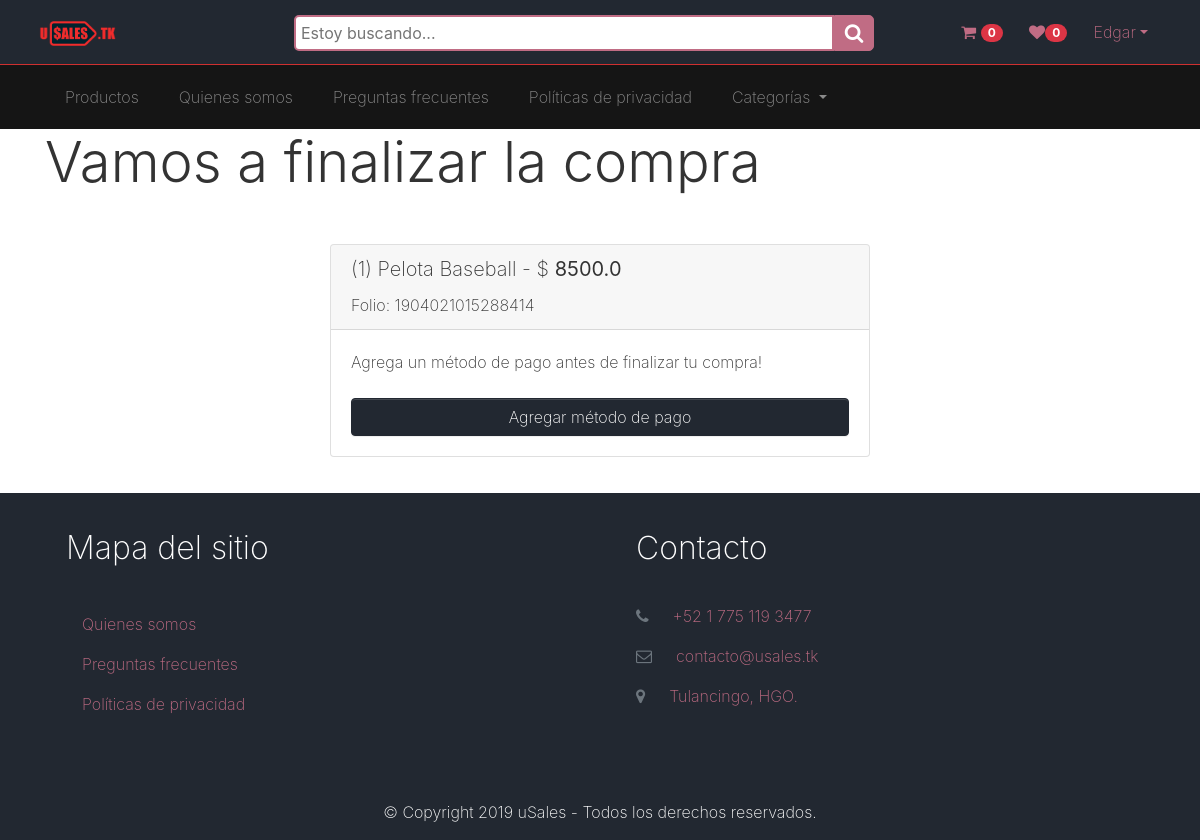
/orders/fisnish-order/15/ (signed in), run on the app's committed database.
### information/models.py (models this page shows)
class AboutUs(models.Model):
    title = models.CharField(verbose_name="Título", max_length=200, default='Quienes somos')
    content = RichTextField(verbose_name="Contenido", default='')
    created = models.DateTimeField(auto_now_add=True, verbose_name="Creado")
    updated = models.DateTimeField(auto_now=True, verbose_name="Actualizado")
    class Meta:
        verbose_name='Acerca de'
        verbose_name_plural = 'Acerca de'
    def __str__(self):
        return self.title

class Privacy(models.Model):
    title = models.CharField(verbose_name="Título", max_length=200, default='Políticas de privacidad')
    content = RichTextField(verbose_name="Contenido", default='')
    created = models.DateTimeField(auto_now_add=True, verbose_name="Creado")
    updated = models.DateTimeField(auto_now=True, verbose_name="Actualizado")
    class Meta:
        verbose_name='Política de privacidad'
        verbose_name_plural = 'Políticas de privacidad'
    def __str__(self):
        return self.title

### orders/models.py (models this page shows)
class Orders(models.Model):
    PAYMENT_CHOICES = (
        (1, 'Pago pendiente'),
        (2, 'Pagado'),
    )
    SHIPPING_CHOICES = (
        (1, 'Envío pendiente'),
        (2, 'Enviado'),
        (3, 'Recibido'),
    )
    folio = models.CharField(verbose_name='Folio', max_length=16)
    customer = models.ForeignKey(User,on_delete=models.CASCADE, verbose_name="Cliente", default=1)
    product = models.ForeignKey(Publication, on_delete=models.CASCADE,verbose_name="Publicación", default=1)
    quantity = models.PositiveSmallIntegerField(verbose_name="Cantidad", default=1)
    subtotal = models.DecimalField(verbose_name="Subtotal", decimal_places=1, max_digits=8, default=0)
    payment_method = models.ForeignKey(Plastic_money, verbose_name='Método de pago', on_delete=models.CASCADE, blank=True, null=True)
    payment_status = models.IntegerField(verbose_name='Estado del pago', choices=PAYMENT_CHOICES, default=1)
    shipping_status = models.IntegerField(verbose_name='Estado del envío', choices=SHIPPING_CHOICES, default=1)
    shipping_tracker = models.CharField(verbose_name='Número de seguimiento', max_length=32, blank=True, null=True)
    created = models.DateTimeField(auto_now_add=True, verbose_name="Creado")
    updated = models.DateTimeField(auto_now=True, verbose_name="Actualizado")
    class Meta:
        verbose_name = 'Pedido'
        verbose_name_plural = 'Pedidos'
        ordering = ['created','updated','subtotal']
    def __str__(self):
        return self.product.product

### publications/models.py (models this page shows, shortened)
class Publication(models.Model):
    seller = models.ForeignKey(User, on_delete=models.CASCADE, verbose_name="Vendedor", default=2)
    product = models.TextField(verbose_name="Producto", max_length=200)
    description = RichTextField(verbose_name="Descripción")
    stock = models.PositiveSmallIntegerField(verbose_name="Cantidad", default=10)
    price = models.DecimalField(verbose_name="Precio por unidad", decimal_places=1, max_digits=8, default=0)
    category = models.ForeignKey(Category, verbose_name="Categoría", related_name="get_categories", on_delete=models.SET_NULL, blank=True, null=True, default="")
    subcategory = models.ForeignKey(SubCategory, verbose_name="Subcategoría", related_name="get_subcategories", on_delete=models.SET_NULL, blank=True, null=True)
    picture = models.ImageField(verbose_name="Imagen del encabezado", upload_to=custom_upload_to)
    created = models.DateTimeField(auto_now_add=True, verbose_name="Creado")
    updated = models.DateTimeField(auto_now=True, verbose_name="Actualizado")
    class Meta:
        verbose_name = "publicación"
        verbose_name_plural = "publicaciones"
        ordering = ['-created', 'product']

### orders/views.py (the view, shortened to what this page needs)
# urls.py: path('fisnish-order/<int:pk>/',OrderUpdate.as_view(), name='updatePurchase'),
class OrderUpdate(UpdateView):
    model = Orders
    form_class = OrderForm
    template_name_suffix = '_update_form'

### orders/forms.py
class OrderForm(forms.ModelForm):
    class Meta:
        model = Orders
        fields = [ 'payment_method', 'payment_status']
        widgets = {
            'payment_method': forms.Select(attrs={'class':'form-control mb-3'}),
            'payment_status': forms.Select(attrs={'class':'form-control mb-3'}),
        }

### core/templatetags/custom_tags.py (called while the page is built)
@register.filter
def wishlist_counter(usuario, id):
    return Wish_listItem.objects.filter(customer=id).count()

@register.filter
def basketlist_counter(usuario, id):
    return Shopping_basketItem.objects.filter(customer=id).aggregate(Sum('quantity'))['quantity__sum']

@register.simple_tag
def categories():
    return Category.objects.all()

@register.simple_tag
def aboutus():
    return AboutUs.objects.first()

@register.simple_tag
def privacy():
    return Privacy.objects.first()

@register.simple_tag
def faq():
    return FAQ.objects.all()

@register.simple_tag(takes_context=True)
def payment_methods(context):
    return Plastic_money.objects.filter(owner_profile=context['user'].id)

### publications/models.py (called while the page is built)
    def get_subcategories(self):
      return SubCategory.objects.filter(parentCategory=self)

    def get_subcategory_count(self):
      return SubCategory.objects.filter(parentCategory=self).count()

    def __str__(self):
        return self.name

    def __str__(self):
        return self.name

### orders/templates/orders/orders_update_form.html (shortened to what this page needs)
{% extends 'core/base.html' %}
{% load static %}
{% block content %}
{% load humanize %}
{% include 'publications/includes/publication_bar.html'%}
{% load custom_tags %}
{% payment_methods as payment_methods %}
<main>
    <div class="container">
        <h4 class="display-4">Vamos a finalizar la compra</h4>
        <div class="row py-4">
            <div class="col-3">
            </div>
            <div class="col-6">
                <div class="card">
                    <div class="card-header">
                        <h5 class="display-5">({{orders.quantity}}) {{orders}} - $ <b>{{orders.subtotal}}</b></h5>
                        Folio: {{orders.folio}}
                    </div>
                    <div class="card-body">
                        <form action="" method="post">
                            {% if payment_methods %}
                            Elige un método de pago
                            <select name="payment_method" id="id_payment_method" class="form-control mb-3">
                                {% for tarjeta in payment_methods %}
                                <option value="{{tarjeta.id}}">{{tarjeta.entity}}
                                    ************{{tarjeta.card_number|slice:"12:16"}}</option>
                                {% endfor %}
                            </select>
                            <input type="text" name="payment_status" id="id_payment_status" value="2"
                                style="display:none">
                            <input type="submit" value="Terminar compra" class="btn btn-primary w-100">
                            {% else %}
                            Agrega un método de pago antes de finalizar tu compra!
                            <a class="btn btn-primary w-100 mt-3" href="{% url 'creditcardcreate' %}">Agregar método de pago</a>
                            {% endif %}
                        </form>
                    </div>
                </div>
            </div>
            <div class="col-3"></div>
        </div>
    </div>
</main>
{% endblock %}

### core/templates/core/base.html (shortened to what this page needs)
<!DOCTYPE html>
<html lang="es">
<head>
    {% load static %}
    {% load custom_tags %}
    {% categories as categories %}
    {% aboutus as aboutus %}
    {% privacy as privacy %}
    {% faq as FAQ %}
    <link rel="stylesheet" href="https://cdnjs.cloudflare.com/ajax/libs/font-awesome/4.7.0/css/font-awesome.min.css"
        type="text/css">
    <link href="{% static 'core/css/booty.css' %}" rel="stylesheet">
    <link href="{% static 'core/css/jquery.growl.css' %}" rel="stylesheet">
</head>
<body>
        <nav class="navbar navbar-expand-md navbar-dark bg-primary sticky-top border-bottom border-secondary">
            <div class="container-fluid"> <a class="navbar-brand text-light" href="{% url 'publications:publications'%}">
                    <img src="{% static 'core/img/logo.png' %}" height="25">
                </a>
                <div class="wrap">
                    <div class="search">
                        <form action="{% url 'publications:search' %}" method="get">
                            <input type="text" class="searchTerm" name="product" id="id_product" required
                                placeholder="Estoy buscando...">
                            <button type="submit" class="searchButton">
                                <i class="fa fa-search"></i>
                            </button>
                        </form>
                    </div>
                </div>
                <div class="navbar-collapse text-center collapse" id="navbar4">
                    <ul class="navbar-nav ml-auto">
                        {% if user.is_authenticated %}
                        <li class="nav-item">
                            <a href="{% url 'shopping_basket:shopping_basket_list' %}" class="btn btn-link">
                                <span class="fa fa-shopping-cart"></span>
                                <span class="badge badge-danger badge-pill">{% if usuario|basketlist_counter:request.user.id %}{{usuario|basketlist_counter:request.user.id}}{% else %}0{% endif %}</span></a>
                        </li>
                        <li class="nav-item "> <a href="{% url 'wish_lists:wish_lists' %}" class="btn btn-link">
                                <span class="fa fa-heart"></span><span id="wishlist_span"
                                    class="badge badge-danger badge-pill">{{ usuario|wishlist_counter:request.user.id }}</span></a>
                        </li>
                        <li class="nav-item">
                            <div class="btn-group">
                                <button class="btn btn-link dropdown-toggle" data-toggle="dropdown"
                                    aria-expanded="false">{{request.user.first_name|truncatechars:9}}</button>
                            </div>
                        </li>
                        {% else %}
                        <li class="nav-item">
                            <a href="{% url 'login' %}" class="btn btn-link">Acceder</a>
                        </li>
                        {% endif %}
                    </ul>
                </div>
            </div>
        </nav>
        {% block content %}
        {% endblock %}
        <div class="bg-primary text-white">
            <div class="container">
                <div class="row">
                    <div class="p-4 col-md-6">
                        <h2 class="mb-4">Mapa del sitio</h2>
                        <ul class="list-unstyled">
                            {% if aboutus %}
                            <a class="nav-link"
                                href="{% url 'information:about_us' aboutus.id aboutus.title|slugify %}">{{aboutus}}</a>
                            {% else %}
                            <a class="nav-link disabled" href="#">Acerca de</a>
                            {% endif %}
                            <li class="nav-item">
                                {% if FAQ|length > 0 %}
                                <a class="nav-link" href="{% url 'information:FAQ' %}">Preguntas frecuentes</a>
                                {% else %}
                                <a class="nav-link disabled" href="#">Preguntas frecuentes</a>
                                {% endif %}
                            </li>
                            {% if privacy %}
                            <a class="nav-link"
                                href="{% url 'information:privacy' privacy.id privacy.title|slugify %}">{{privacy}}</a>
                            {% else %}
                            <a class="nav-link disabled" href="#">Políticas de privacidad</a>
                            {% endif %}
                        </ul>
                    </div>
                    <div class="p-4 col-md-6">
                        <h2 class="mb-4">Contacto</h2>
                        <p class=""> <a href="#" class="">
                                <i class="fa d-inline mr-3 text-muted fa-phone"></i>+52 1 775 119 3477</a> </p>
                        <p> <a href="#" class="">
                                <i class="fa d-inline mr-3 text-muted fa-envelope-o"></i>contacto@usales.tk</a> </p>
                        <p> <a href="#" class="">
                                <i class="fa d-inline mr-3 fa-map-marker text-muted"></i>Tulancingo, HGO.</a> </p>
                    </div>
                </div>
                <div class="row">
                    <div class="col-md-12 mt-3">
                        <p class="text-center">© Copyright 2019 uSales - Todos los derechos reservados. </p>
                    </div>
                </div>
            </div>
        </div>
    </body>
</html>

### publications/templates/publications/includes/publication_bar.html (shortened to what this page needs)
{% load custom_tags %}
{% aboutus as aboutus %}
{% privacy as privacy %}
{% faq as FAQ %}
{% faq as FAQ %}
<nav class="navbar navbar-expand-md navbar-dark bg-dark">
    <div class="container">
        <div class="navbar-collapse collapse" id="navbar9" style="">
            <ul class="navbar-nav">
                <li class="nav-item mx-2"> <a class="nav-link" href="{% url 'publications:publications'%}">Productos</a>
                </li>
                <li class="nav-item mx-2 ">
                    {% if aboutus %}
                    <a class="nav-link"
                        href="{% url 'information:about_us' aboutus.id aboutus.title|slugify %}">{{aboutus}}</a>
                    {% else %}
                    <a class="nav-link disabled" href="#">Quiénes somos</a>
                    {% endif %}
                </li>
                <li class="nav-item mx-2 ">
                    {% if FAQ|length > 0 %}
                    <a class="nav-link" href="{% url 'information:FAQ' %}">Preguntas frecuentes</a>
                    {% else %}
                    <a class="nav-link disabled" href="#">Preguntas frecuentes</a>
                    {% endif %}
                </li>
                <li class="nav-item mx-2 ">
                    {% if privacy %}
                    <a class="nav-link"
                        href="{% url 'information:privacy' privacy.id privacy.title|slugify %}">{{privacy}}</a>
                    {% else %}
                    <a class="nav-link disabled" href="#">Políticas de privacidad</a>
                    {% endif %}
                </li>
                <li class="nav-item mx-2">
                    <div class="btn-group ">
                        <a id="dLabel" role="button" data-toggle="dropdown" class="nav-link dropdown-toggle" href="">
                            Categorías
                        </a>
                    </div>
                </li>
            </ul>
        </div>
    </div>
</nav>

### data on the page
AboutUs: title "Quienes somos"
Privacy: title "Políticas de privacidad"
Orders: quantity "1", product.product "Pelota Baseball", subtotal "8500.0", folio "1904021015288414"

### other printed values
{{ usuario|wishlist_counter:request.user.id }} "0"
{{ request.user.first_name|truncatechars:9 }} "Edgar"
